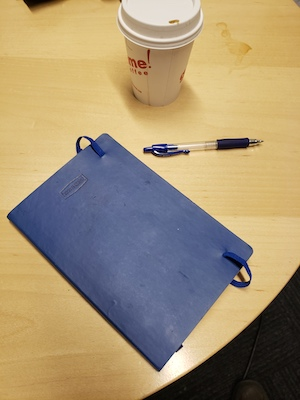
#> input picture img.jpg, 300 x 400 px
$ python -i p3.py   (imports and definitions only)
#> lines starting #> are read from the running program, lines starting #| are printed output that depends on the picture
#> further down, picture is the input picture: shape (400, 300, 3); mean B, G, R 115.6, 146.6, 164.2
import numpy as np
from PIL import Image

from scipy import ndimage, signal


############### ---------- Basic Image Processing ------ ##############

# TODO 1: Read an Image and convert it into a floating point array with values between 0 and 1. You can assume a color image
# [17 lines left out: function imread, not called in this run]


# TODO 2: Create a gaussian filter of size k x k and with standard deviation sigma
def gaussian_filter(k, sigma):
    # [5 lines of commented-out code are left out]

    center = k // 2
    filter = np.zeros((k, k))

    for i in range(k):
        for j in range(k):
            x = abs(center - j)
            y = abs(center - i)
            filter[i][j] = np.exp(-(x**2 + y**2) / (2 * (sigma**2)))

    filter /= np.sum(filter)
    return filter


# TODO 3: Compute the image gradient.
# First convert the image to grayscale by using the formula:
# Intensity = Y = 0.2125 R + 0.7154 G + 0.0721 B
# Then convolve with a 5x5 Gaussian with standard deviation 1 to smooth out noise. (use scipy.signal.convolve)
# Convolve with [0.5, 0, -0.5] to get the X derivative on each channel and convolve with [[0.5],[0],[-0.5]] to get the Y derivative on each channel. (use scipy.signal.convolve)
# Return the gradient magnitude and the gradient orientation (use arctan2)
def gradient(img):
    # [24 lines of commented-out code are left out]
    Y = 0.2125 * img[:, :, 0] + 0.7154 * img[:, :, 1] + 0.0721 * img[:, :, 2]
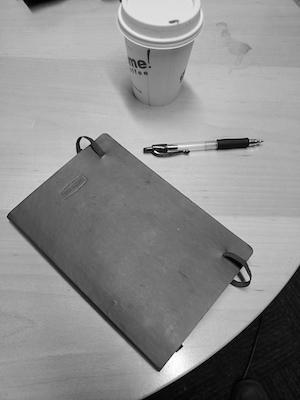
#> Y: shape (400, 300) float64; min 0.288, max 254.2, mean 141.3

    # Apply Gaussian smoothing
    smoothed = signal.convolve(Y, gaussian_filter(5, 1), mode="same")
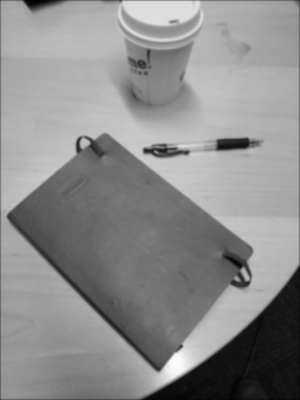
#> smoothed: shape (400, 300) float64; min 2.84, max 252.4, mean 140.7

    # Convolve to find the derivatives, using 'same' to keep the original image size

    dx = signal.convolve(smoothed, np.array([[0.5, 0, -0.5]]), mode="same")
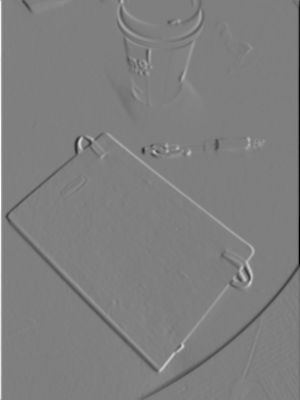
#> dx: shape (400, 300) float64; min -86.68, max 86.65, mean -0.1; drawn with min black and max white
    dy = signal.convolve(smoothed, np.array([[0.5], [0], [-0.5]]), mode="same")
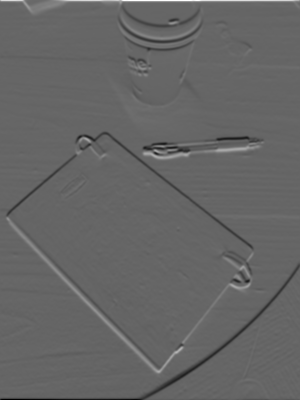
#> dy: shape (400, 300) float64; min -69.5, max 104.3, mean -0.1; drawn with min black and max white

    # Calculate the magnitude and orientation of gradients
    magnitude = np.sqrt(dx**2 + dy**2)
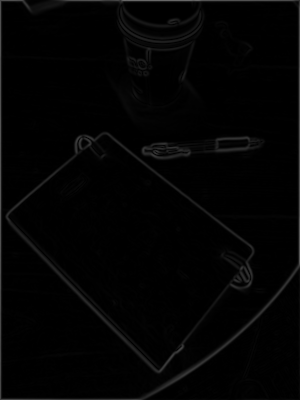
#> magnitude: shape (400, 300) float64; min 0.00148, max 104.3, mean 3.7
    orientation = np.arctan2(dy, dx)
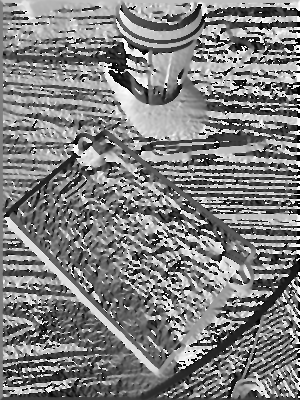
#> orientation: shape (400, 300) float64; min -3.14, max 3.14, mean 0.0164; drawn with min black and max white

    return magnitude, orientation


# ----------------Line detection----------------

# TODO 4: Write a function to check the distance of a set of pixels from a line parametrized by theta and c. The equation of the line is:
# x cos(theta) + y sin(theta) + c = 0
# The input x and y are arrays representing the x and y coordinates of each pixel
# Return a boolean array that indicates True for pixels whose distance is less than the threshold
def check_distance_from_line(x, y, theta, c, thresh):
    d = np.abs(np.cos(theta)*x + np.sin(theta)*y + c)
    return d < thresh


# TODO 5: Write a function to draw a set of lines on the image. The `lines` input is a list of (theta, c) pairs. Each line must appear as red on the final image
# where every pixel which is less than thresh units away from the line should be colored red
# [142 lines left out: functions draw_lines, hough_voting, localmax, do_hough_lines, not called in this run]

>>> import cv2
>>> picture = cv2.imread('img.jpg')
>>> result = gradient(picture)
